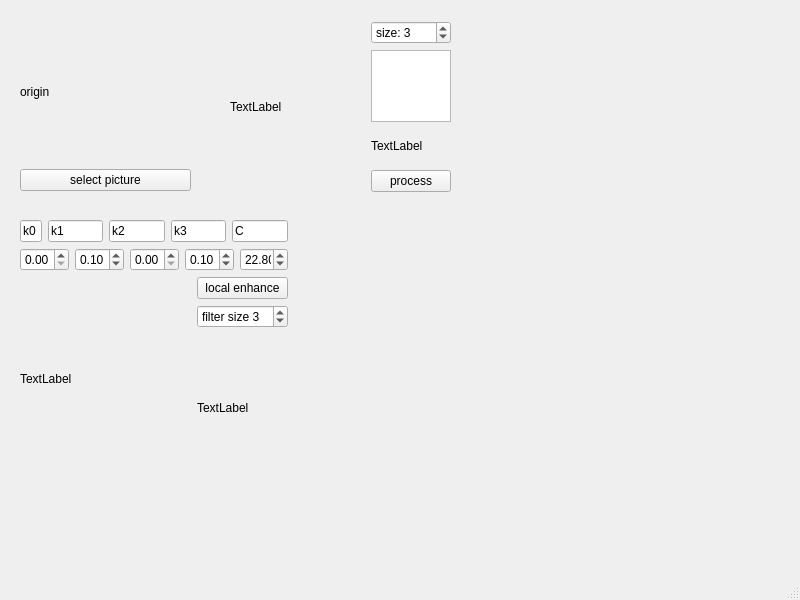
<?xml version="1.0" encoding="UTF-8"?>
<ui version="4.0">
 <class>MainWindow</class>
 <widget class="QMainWindow" name="MainWindow">
  <property name="geometry">
   <rect>
    <x>0</x>
    <y>0</y>
    <width>800</width>
    <height>600</height>
   </rect>
  </property>
  <property name="windowTitle">
   <string>MainWindow</string>
  </property>
  <widget class="QWidget" name="centralwidget">
   <widget class="QWidget" name="layoutWidget">
    <property name="geometry">
     <rect>
      <x>20</x>
      <y>20</y>
      <width>171</width>
      <height>171</height>
     </rect>
    </property>
    <layout class="QVBoxLayout" name="verticalLayout">
     <item>
      <widget class="QLabel" name="origin_label">
       <property name="text">
        <string>origin</string>
       </property>
      </widget>
     </item>
     <item>
      <widget class="QPushButton" name="select_pic">
       <property name="text">
        <string>select picture</string>
       </property>
      </widget>
     </item>
    </layout>
   </widget>
   <widget class="QWidget" name="layoutWidget">
    <property name="geometry">
     <rect>
      <x>230</x>
      <y>21</y>
      <width>221</width>
      <height>171</height>
     </rect>
    </property>
    <layout class="QHBoxLayout" name="horizontalLayout" stretch="7,4">
     <item>
      <widget class="QLabel" name="process_label">
       <property name="text">
        <string>TextLabel</string>
       </property>
      </widget>
     </item>
     <item>
      <layout class="QVBoxLayout" name="verticalLayout_2" stretch="1,4,2,1">
       <item>
        <widget class="QSpinBox" name="filter_size">
         <property name="prefix">
          <string>size: </string>
         </property>
         <property name="minimum">
          <number>2</number>
         </property>
         <property name="maximum">
          <number>7</number>
         </property>
         <property name="value">
          <number>3</number>
         </property>
        </widget>
       </item>
       <item>
        <widget class="QPlainTextEdit" name="plainTextEdit_filter"/>
       </item>
       <item>
        <widget class="QLabel" name="label_2">
         <property name="text">
          <string>TextLabel</string>
         </property>
        </widget>
       </item>
       <item>
        <widget class="QPushButton" name="process">
         <property name="text">
          <string>process</string>
         </property>
        </widget>
       </item>
      </layout>
     </item>
    </layout>
   </widget>
   <widget class="QWidget" name="layoutWidget">
    <property name="geometry">
     <rect>
      <x>20</x>
      <y>220</y>
      <width>268</width>
      <height>261</height>
     </rect>
    </property>
    <layout class="QVBoxLayout" name="verticalLayout_3" stretch="1,1,7">
     <item>
      <layout class="QHBoxLayout" name="horizontalLayout_2" stretch="1,0,0,0,0">
       <item>
        <widget class="QLineEdit" name="lineEdit">
         <property name="text">
          <string>k0</string>
         </property>
        </widget>
       </item>
       <item>
        <widget class="QLineEdit" name="lineEdit_3">
         <property name="text">
          <string>k1</string>
         </property>
        </widget>
       </item>
       <item>
        <widget class="QLineEdit" name="lineEdit_2">
         <property name="text">
          <string>k2</string>
         </property>
        </widget>
       </item>
       <item>
        <widget class="QLineEdit" name="lineEdit_4">
         <property name="text">
          <string>k3</string>
         </property>
        </widget>
       </item>
       <item>
        <widget class="QLineEdit" name="lineEdit_5">
         <property name="text">
          <string>C</string>
         </property>
        </widget>
       </item>
      </layout>
     </item>
     <item>
      <layout class="QHBoxLayout" name="horizontalLayout_5" stretch="0,0,0,0,0">
       <item>
        <widget class="QDoubleSpinBox" name="doubleSpinBox_k0"/>
       </item>
       <item>
        <widget class="QDoubleSpinBox" name="doubleSpinBox_k1">
         <property name="value">
          <double>0.100000000000000</double>
         </property>
        </widget>
       </item>
       <item>
        <widget class="QDoubleSpinBox" name="doubleSpinBox_k2"/>
       </item>
       <item>
        <widget class="QDoubleSpinBox" name="doubleSpinBox_k3">
         <property name="value">
          <double>0.100000000000000</double>
         </property>
        </widget>
       </item>
       <item>
        <widget class="QDoubleSpinBox" name="doubleSpinBox_C">
         <property name="value">
          <double>22.800000000000001</double>
         </property>
        </widget>
       </item>
      </layout>
     </item>
     <item>
      <layout class="QHBoxLayout" name="horizontalLayout_6" stretch="7,0">
       <item>
        <widget class="QLabel" name="local_enhance_label">
         <property name="text">
          <string>TextLabel</string>
         </property>
        </widget>
       </item>
       <item>
        <layout class="QVBoxLayout" name="verticalLayout_4">
         <item>
          <widget class="QPushButton" name="local_enhance">
           <property name="text">
            <string>local enhance</string>
           </property>
          </widget>
         </item>
         <item>
          <widget class="QSpinBox" name="local_fsize">
           <property name="prefix">
            <string>filter size </string>
           </property>
           <property name="value">
            <number>3</number>
           </property>
          </widget>
         </item>
         <item>
          <widget class="QLabel" name="label">
           <property name="text">
            <string>TextLabel</string>
           </property>
          </widget>
         </item>
        </layout>
       </item>
      </layout>
     </item>
    </layout>
   </widget>
  </widget>
  <widget class="QMenuBar" name="menubar">
   <property name="geometry">
    <rect>
     <x>0</x>
     <y>0</y>
     <width>800</width>
     <height>21</height>
    </rect>
   </property>
  </widget>
  <widget class="QStatusBar" name="statusbar"/>
 </widget>
 <resources/>
 <connections/>
</ui>
